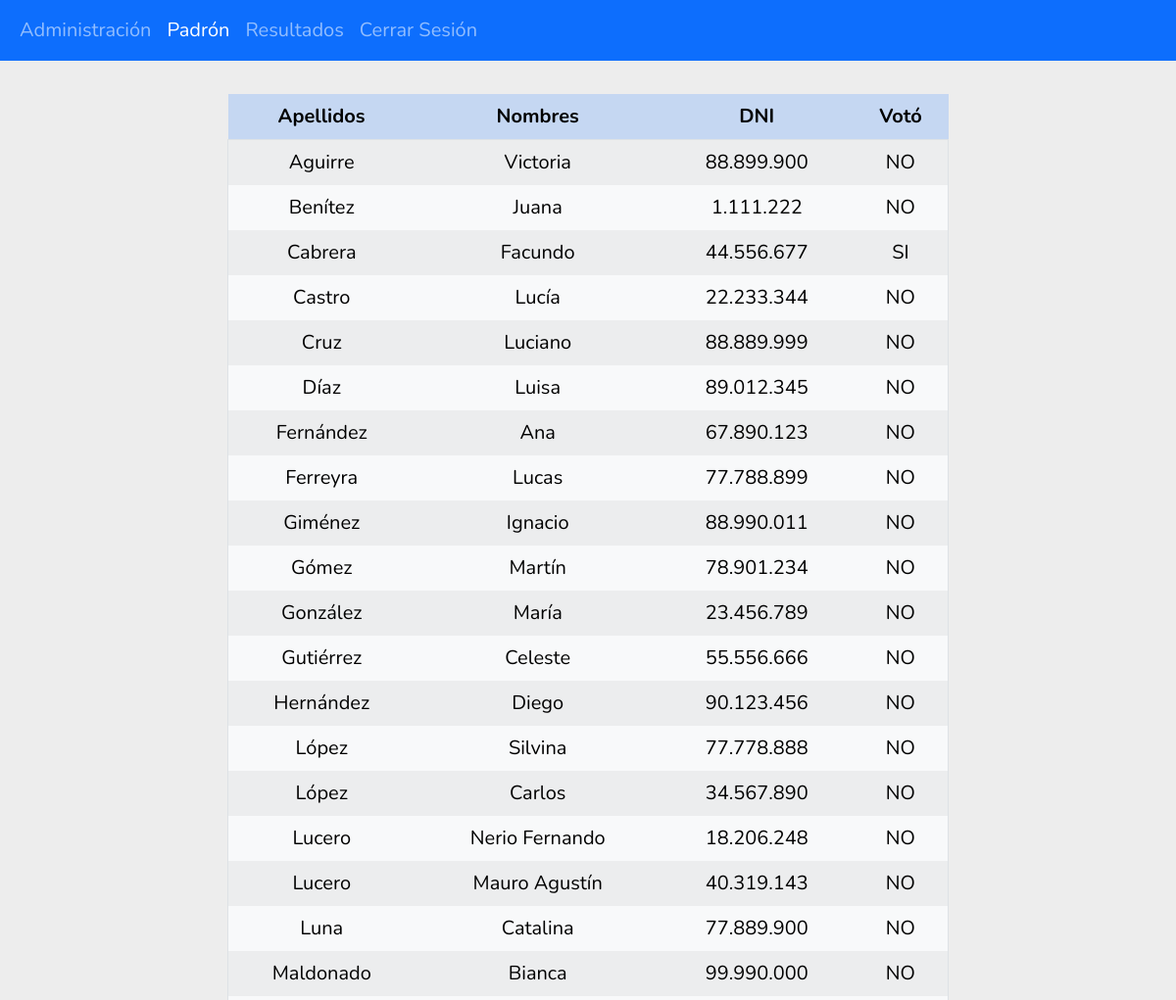
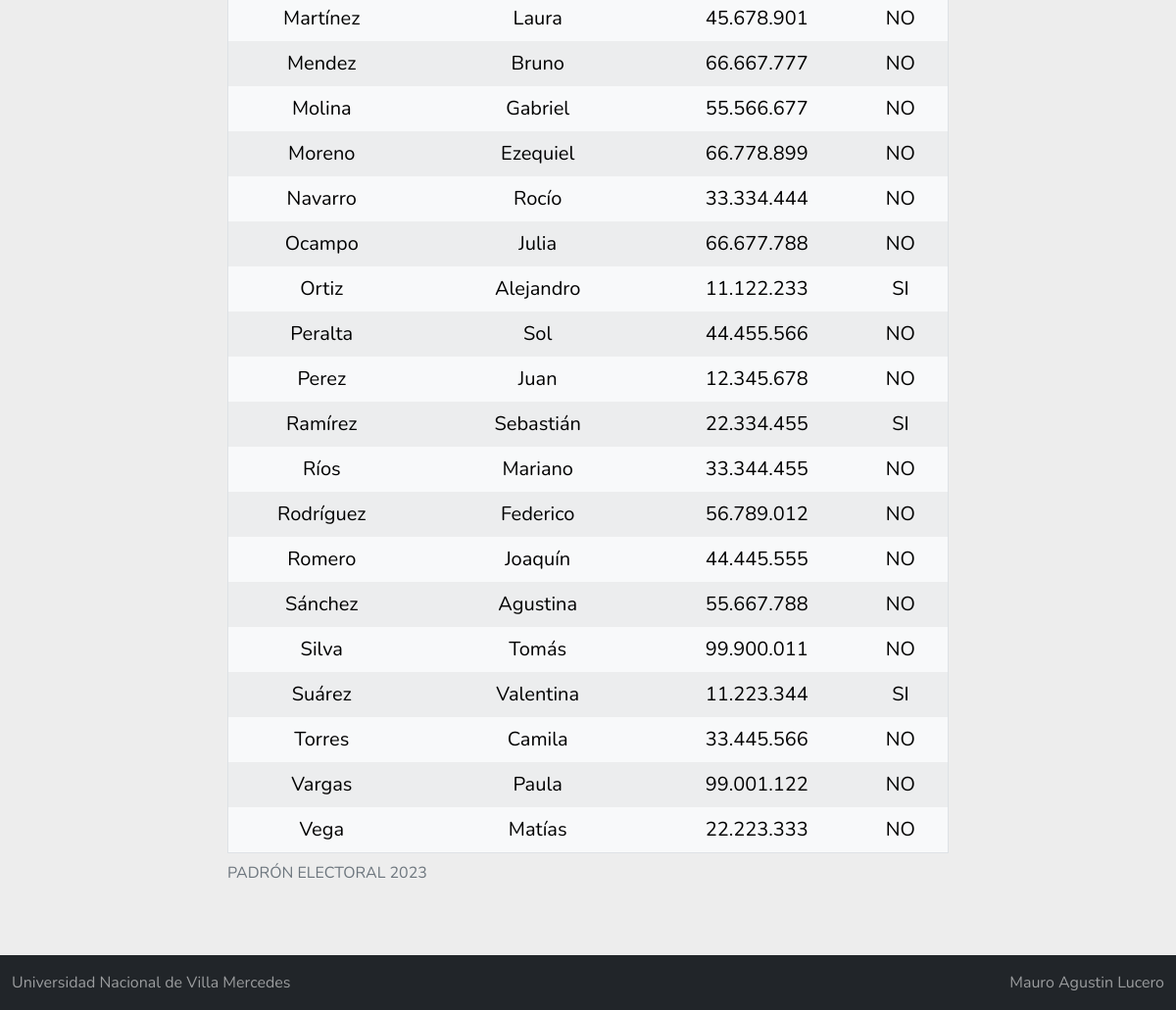
Before: /autoridades/padron.php (signed in) with the older database file (2 pictures, top to bottom).
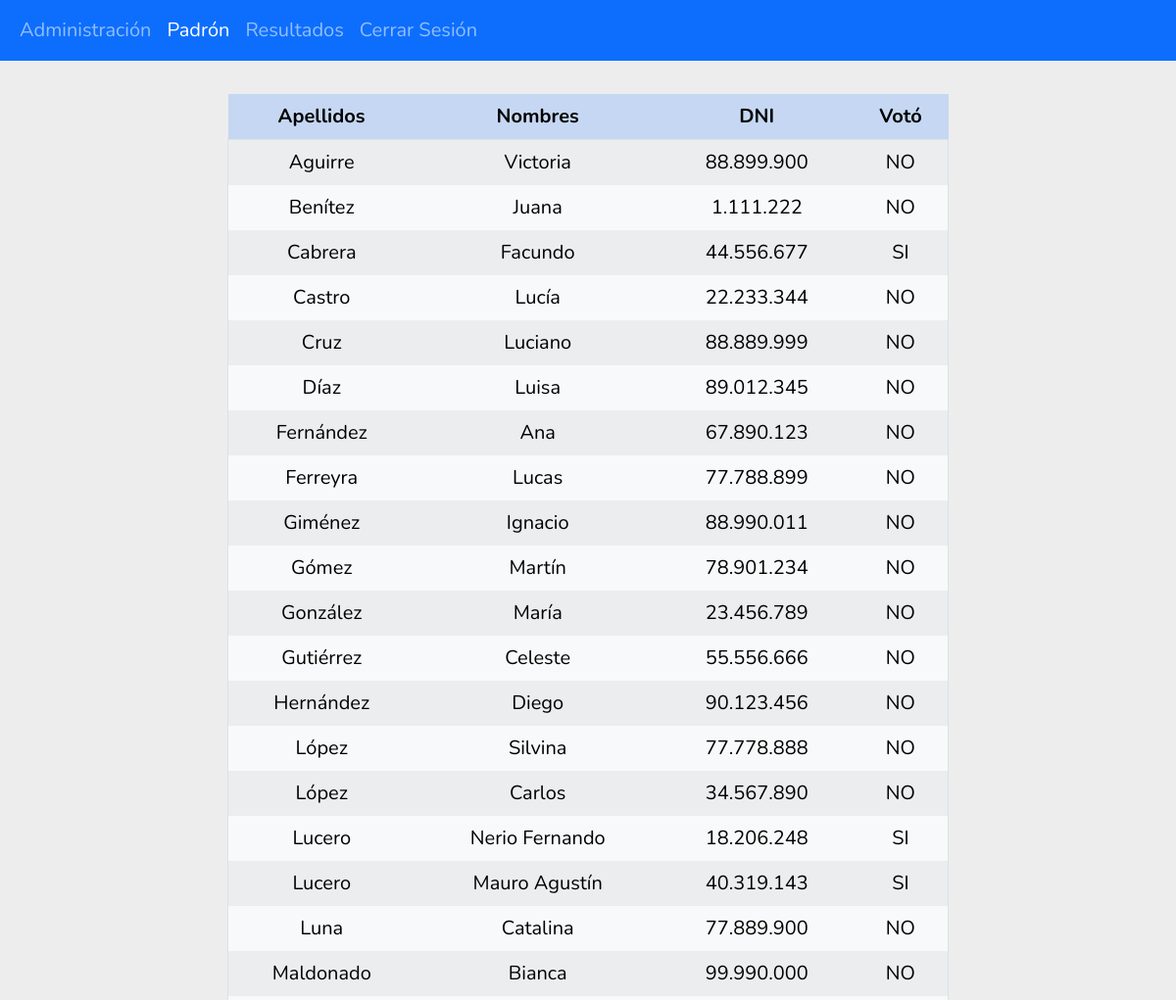
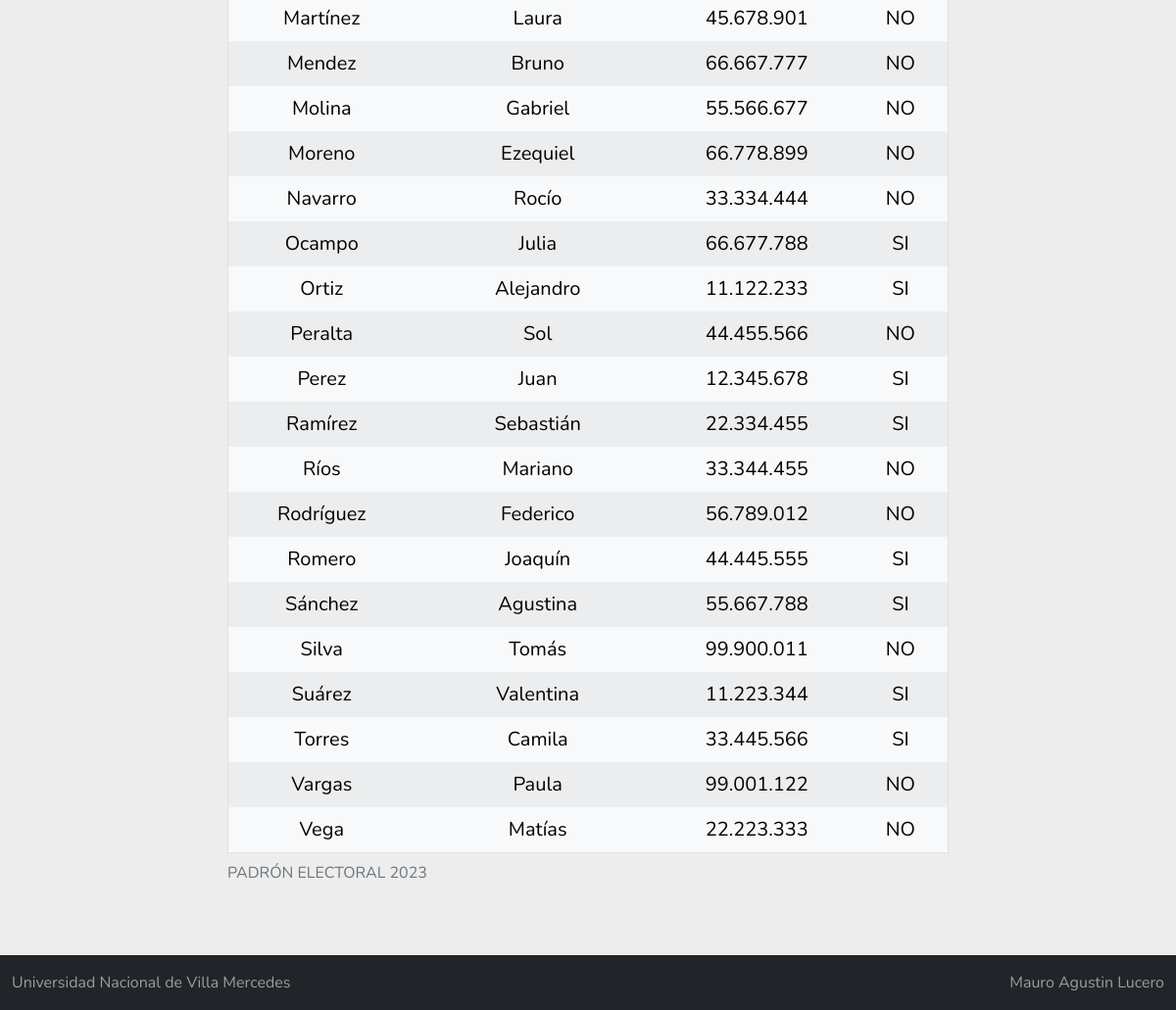
After: the same page with the newer database file (2 pictures, top to bottom).
### tables this page shows
CREATE TABLE `padron` (
  `id` int(11) NOT NULL,
  `nombre` varchar(50) NOT NULL,
  `apellido` varchar(50) NOT NULL,
  `dni` varchar(10) NOT NULL,
  `voto` tinyint(1) NOT NULL DEFAULT 0
);

### database/clases.php (called while the page is built, shortened)
<?php
class conexion
{
    private $servidor = "localhost";
    private $usuario = "root";
    private $contrasenia = "";
    private $dbname = "elecciones2023";
    public function __construct()
    {
        try {
            $this->conexion = new PDO("mysql:host=$this->servidor;dbname=$this->dbname", $this->usuario, $this->contrasenia);
        } catch (PDOException $error) {
            return "Conexion erronea $error";
        }
    }
}
class consultas extends conexion
{
    protected $conexion;
    public function consultar($sql)
    {
        $sentencia = $this->conexion->prepare($sql);
        $sentencia->execute();
        return $sentencia->fetchAll();
    }
}

### autoridades/padron.php (the view, shortened to what this page needs)
<?php
include "../database/clases.php";
$objConsultas = new consultas();
$personas = $objConsultas->consultar("SELECT * FROM `padron` ORDER BY `apellido` ASC");
?>
<?php include "../navbar/head-atd.php"; ?>
<div class="row justify-content-center mt-5">
    <div class="col-lg-8 col-md-10">
        <div class="table-responsive">
            <table class="table table-striped table-hover table-borderless table-primary align-middle text-center">
                <thead class="table-light">
                    <caption>PADRÓN ELECTORAL 2023</caption>
                    <tr class="fs-5">
                        <th>Apellidos</th>
                        <th>Nombres</th>
                        <th>DNI</th>
                        <th>Votó</th>
                    </tr>
                </thead>
                <tbody class="table-group-divider border">
                    <?php foreach ($personas as $persona) { ?>
                        <tr class="table-light fs-5">
                            <td> <?php echo $persona["apellido"]; ?> </td>
                            <td> <?php echo $persona["nombre"]; ?> </td>
                            <td> <?php echo number_format($persona["dni"], 0, '', '.'); ?> </td>
                            <td> <?php echo $persona["voto"] == 1 ? "SI" : "NO" ?> </td>
                        </tr>
                    <?php } ?>
                </tbody>
            </table>
        </div>
    </div>
</div>
<?php include "../navbar/footer-atd.php"; ?>

### navbar/head-atd.php (shortened to what this page needs)
<?php
$pagActual = basename($_SERVER['PHP_SELF']);
function active($pagActual, $url)
{
    echo ($pagActual == $url) ? "active" : "";
}
?>
<!doctype html>
<html lang="es">
<head>
    <link href="https://cdn.jsdelivr.net/npm/bootstrap@5.2.1/dist/css/bootstrap.min.css" rel="stylesheet">
    <link rel="stylesheet" href="../css/style.css">
    <link rel="stylesheet" href="../css/style2.css">
</head>
<body>
    <header id="miHeader">
        <nav class="navbar fixed-top navbar-expand-lg navbar-dark bg-primary">
            <div class="container-fluid">
                <div class="collapse navbar-collapse" id="navbarNavAltMarkup">
                    <div class="navbar-nav">
                        <a class="nav-link fs-5 <?php active($pagActual, "gestion.php") ?>" href="gestion.php">Administración</a>
                        <a class="nav-link fs-5 <?php active($pagActual, "padron.php") ?>" href="padron.php">Padrón</a>
                        <a class="nav-link fs-5 <?php active($pagActual, "resultados.php") ?>" href="resultados.php">Resultados</a>
                        <a class="nav-link fs-5" href="cerrar-session.php">Cerrar Sesión</a>
                    </div>
                </div>
            </div>
        </nav>
    </header>
    <main>
        <div class="container main pt-5 pb-5">

### navbar/footer-atd.php (shortened to what this page needs)
        </div>
    </main>
    <footer id="miFooter">
        <nav class="navbar navbar-dark bg-dark">
            <div class="container-fluid user-select-none">
                <span class="navbar-text">
                    Universidad Nacional de Villa Mercedes
                </span>
                <span class="navbar-text">
                    Mauro Agustin Lucero
                </span>
            </div>
        </nav>
    </footer>
</body>
</html>

### css/style.css (style rules this page uses)
html, body { background-color: #ededed; }
* { font-family: 'Nunito', sans-serif !important; }
.main { min-height: calc(100vh - var(--altura-header) - var(--altura-footer)); }
.user-select-none { user-select: none; }

Changed rows visible on the page:
changed padron "Nerio Fernando": voto "NO" → "SI"
changed padron "Mauro Agustín": voto "NO" → "SI"
changed padron "Ocampo": voto "NO" → "SI"
changed padron "Perez": voto "NO" → "SI"
changed padron "Romero": voto "NO" → "SI"
changed padron "Sánchez": voto "NO" → "SI"
changed padron "Torres": voto "NO" → "SI"
